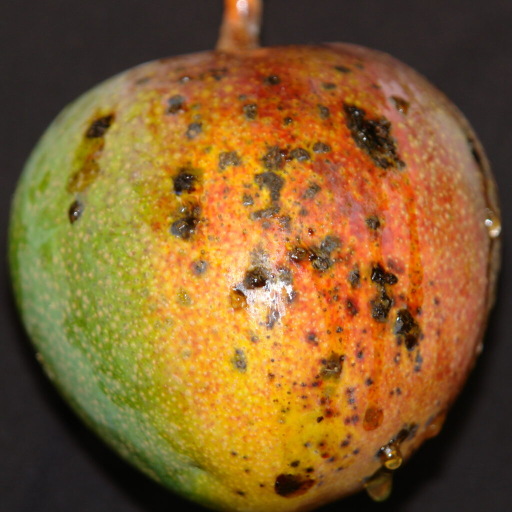
#> input picture ml/data/mango/external_test/04bacterial-black-spot-mango-1024x1024.jpg, 1024 x 1024 px (shown at 1/2 size); its folder holds only this picture in this run
$ python -i test_enhanced_detector.py   (imports and definitions only)
#> lines starting #> are read from the running program, lines starting #| are printed output that depends on the picture; after the words box and inside, x2 and y2 are one past the last pixel; in counts of white or black regions, pixels touching at a corner belong together
import sys, os
sys.path.insert(0, os.path.abspath('.'))
import numpy as np
from PIL import Image, ImageDraw
import scipy.ndimage as ndi
from scipy.spatial import ConvexHull

def detect_mangoes_enhanced(img, min_area=400):
#> called with min_area = 400
    orig_w, orig_h = img.size

    # Scale proxy for segmentation
    max_dim = 640
    scale = min(1.0, max_dim / max(orig_w, orig_h))
    sw = max(50, int(orig_w * scale))
    sh = max(50, int(orig_h * scale))
    img_small = img.resize((sw, sh), Image.Resampling.BILINEAR)
    rgb_np = np.array(img_small, dtype=np.float32)
#> rgb_np: shape (300, 400, 3) float32; every value is 240

    r, g, b = rgb_np[..., 0], rgb_np[..., 1], rgb_np[..., 2]
#> r: shape (300, 400) float32; every value is 240
    l_est = 0.299 * r + 0.587 * g + 0.114 * b
#> l_est: shape (300, 400) float32; every value is 240
    a_est = (r - g) * 0.7 + 128.0
#> a_est: shape (300, 400) float32; every value is 128
    b_est = (r + g - 2.0 * b) * 0.4 + 128.0
    chroma = np.hypot(a_est - 128.0, b_est - 128.0)
#> chroma: shape (300, 400) float32; every value is 0

    # Peel mask
    is_yellow = (r > b * 1.10) & (g > b * 0.92) & (b_est > 128.0) & (l_est > 35.0) & (l_est < 248.0)
#> is_yellow: shape (300, 400) bool; every value is 0
    is_green = (g > r * 0.90) & (g > b * 1.02) & (chroma > 8.0) & (l_est > 30.0) & (l_est < 245.0)
    is_breaking = (r > b * 1.04) & (g > b * 0.96) & (chroma > 10.0) & (l_est > 35.0) & (l_est < 248.0)
    peel_raw = is_yellow | is_green | is_breaking

    # Dynamic closing kernel relative to scale
    k_close = max(3, int(round(5 * scale))) | 1
    peel_clean = ndi.binary_closing(peel_raw, structure=np.ones((k_close, k_close), dtype=bool))
    peel_clean = ndi.binary_fill_holes(peel_clean)

    # Filter tiny noise
    lbl_raw, n_raw = ndi.label(peel_clean)
#> n_raw = 0
    if n_raw > 1:
        raw_sizes = ndi.sum(peel_clean, lbl_raw, range(1, n_raw + 1))
        dom_raw = float(np.max(raw_sizes))
        min_keep = max(150.0, dom_raw * 0.04)
        filtered_peel = np.zeros_like(peel_clean)
        for idx_r, s in enumerate(raw_sizes, 1):
            if s >= min_keep:
                filtered_peel[lbl_raw == idx_r] = True
        peel_clean = filtered_peel

    if np.sum(peel_clean) < 200:
        return []

    # Stage 1: Detect bunches
    lbl_bunches, n_bunches = ndi.label(peel_clean)

    # Edge gradients
    gx = ndi.sobel(l_est, axis=1)
    gy = ndi.sobel(l_est, axis=0)
    grad = np.hypot(gx, gy)

    all_instance_masks = []
    global_instance_id = 0

    for b_idx in range(1, n_bunches + 1):
        bunch_mask = (lbl_bunches == b_idx)
        bunch_size = float(np.sum(bunch_mask))
        if bunch_size < 250:
            continue

        # Distance transform
        dist = ndi.distance_transform_edt(bunch_mask)
        max_d = float(np.max(dist))
        if max_d < 5.0:
            continue

        # Estimate typical single fruit radius within this bunch
        # Typical fruit radius in downscaled image:
        r_est = max(12.0, min(max_d, 55.0))

        # Depth / shadow valleys & gradient creases:
        local_mean_L = ndi.uniform_filter(l_est, size=max(5, int(r_est * 0.4)))
        shadow_valleys = (l_est < (local_mean_L - 8.0)) & bunch_mask

        peel_grads = grad[bunch_mask]
        p80 = np.percentile(peel_grads, 80) if len(peel_grads) > 0 else 25.0
        edge_creases = (grad > max(20.0, float(p80))) & bunch_mask

        # Boundary penalty for distance transform
        penalized_dist = dist.copy()
        penalized_dist[shadow_valleys | edge_creases] *= 0.5

        # Peak detection with adaptive footprint
        footprint_rad = max(8, int(r_est * 0.32)) | 1
        local_max = (penalized_dist == ndi.maximum_filter(penalized_dist, footprint=np.ones((footprint_rad, footprint_rad), dtype=bool)))
        local_max = local_max & (penalized_dist > max(6.0, max_d * 0.20)) & bunch_mask

        lbl_p, n_p = ndi.label(local_max)
        peaks = []
        for p in range(1, n_p + 1):
            ys, xs = np.where(lbl_p == p)
            v = float(np.mean(dist[ys, xs]))
            peaks.append((float(np.mean(xs)), float(np.mean(ys)), v, p))

        peaks.sort(key=lambda x: x[2], reverse=True)

        # Adaptive minimum peak distance
        min_peak_dist = max(18.0, r_est * 0.45)
        kept_markers = np.zeros(bunch_mask.shape, dtype=np.int32)
        kept_centers = []
        kept_count = 0
        for cx, cy, val, p in peaks:
            too_close = False
            for kx, ky in kept_centers:
                if np.hypot(cx - kx, cy - ky) < min_peak_dist:
                    too_close = True
                    break
            if not too_close:
                kept_count += 1
                kept_centers.append((cx, cy))
                kept_markers[lbl_p == p] = kept_count

        if kept_count <= 1:
            # Single mango bunch
            global_instance_id += 1
            all_instance_masks.append(bunch_mask)
        else:
            # Multi-mango bunch -> Marker-controlled Voronoi/Watershed
            _, indices = ndi.distance_transform_edt(kept_markers == 0, return_indices=True)
            segmented_bunch = kept_markers[indices[0], indices[1]]
            segmented_bunch[~bunch_mask] = 0

            # Candidate validation & fragment merging
            labels = [l for l in np.unique(segmented_bunch) if l > 0]
            changed = True
            while changed and len(labels) > 1:
                changed = False
                pairs = []
                for i in range(len(labels)):
                    for j in range(i + 1, len(labels)):
                        l1, l2 = labels[i], labels[j]
                        m1 = (segmented_bunch == l1)
                        m2 = (segmented_bunch == l2)
                        m1_dil = ndi.binary_dilation(m1, structure=np.ones((3, 3), dtype=bool))
                        if np.sum(m1_dil & m2) > 0:
                            pairs.append((l1, l2))

                for l1, l2 in pairs:
                    m1 = (segmented_bunch == l1)
                    m2 = (segmented_bunch == l2)
                    a1 = float(np.sum(m1))
                    a2 = float(np.sum(m2))
                    if a1 == 0 or a2 == 0:
                        continue

                    # Merge tiny fragments (< 10% of pair)
                    if (min(a1, a2) / max(a1, a2)) < 0.10:
                        segmented_bunch[segmented_bunch == l2] = l1
                        labels = [l for l in np.unique(segmented_bunch) if l > 0]
                        changed = True
                        break

                    # Check interface boundary evidence: if no shadow valley and low gradient, merge
                    seam = ndi.binary_dilation(m1, structure=np.ones((3, 3), bool)) & ndi.binary_dilation(m2, structure=np.ones((3, 3), bool)) & bunch_mask
                    if np.sum(seam) > 0:
                        seam_grad_mean = float(np.mean(grad[seam]))
                        seam_valley_ratio = float(np.mean(shadow_valleys[seam]))
                        mean_L1 = float(np.mean(l_est[m1]))
                        mean_L2 = float(np.mean(l_est[m2]))
                        diff_L = abs(mean_L1 - mean_L2)
                        # If seam has almost no edge and no valley and identical color
                        if seam_grad_mean < 12.0 and seam_valley_ratio < 0.05 and diff_L < 6.0:
                            segmented_bunch[segmented_bunch == l2] = l1
                            labels = [l for l in np.unique(segmented_bunch) if l > 0]
                            changed = True
                            break

            for l in np.unique(segmented_bunch):
                if l > 0:
                    cand_m = (segmented_bunch == l)
                    if np.sum(cand_m) >= 200:
                        all_instance_masks.append(cand_m)

    return all_instance_masks

# Test on 600x450 and 1200x900
# [16 lines not run here, left out]

# Also test single isolated mango to make sure NO over-segmentation!
img_single = Image.new("RGB", (400, 300), (240, 240, 240))
draw_s = ImageDraw.Draw(img_single)
# [1 line not run here, left out]
res_s = detect_mangoes_enhanced(img_single)
#> res_s = []
# [1 line not run here, left out]

>>> from PIL import Image
>>> picture = Image.open('../ml/data/mango/external_test/04bacterial-black-spot-mango-1024x1024.jpg')
#> picture is the input picture: PIL image 1024x1024 RGB; mean R, G, B 132, 95, 44.2
>>> result = detect_mangoes_enhanced(picture)
#> call 2 of detect_mangoes_enhanced, with min_area = 400
#> in detect_mangoes_enhanced (call 2), `lbl_raw, n_raw = ndi.label(peel_clean)`:
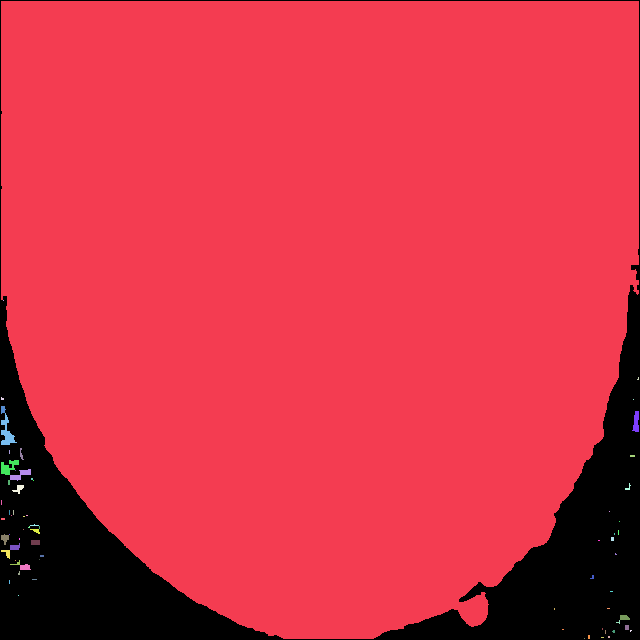
#> lbl_raw: shape (640, 640) int32; 70 distinct labels, from 0 to 69; one colour per label, 0 black
#> in detect_mangoes_enhanced (call 2), `lbl_raw, n_raw = ndi.label(peel_clean)`: n_raw = 69
#> in detect_mangoes_enhanced (call 2), `raw_sizes = ndi.sum(peel_clean, lbl_raw, range(1, n_raw + 1))`: raw_sizes = 69 values, max 353018 at index 0, min 1 at index 1, mean 5134.4
#> in detect_mangoes_enhanced (call 2), `dom_raw = float(np.max(raw_sizes))`: dom_raw = 353018
#> in detect_mangoes_enhanced (call 2), `min_keep = max(150.0, dom_raw * 0.04)`: min_keep = 14120.7
#> the loop in detect_mangoes_enhanced (call 2), `for idx_r, s in enumerate(raw_sizes, 1):` made 69 passes
#> s on passes 1 to 8: 353018, 1, 4, 7, 1, 30, 102, 214
#> after the loop in detect_mangoes_enhanced (call 2), `for idx_r, s in enumerate(raw_sizes, 1):`:
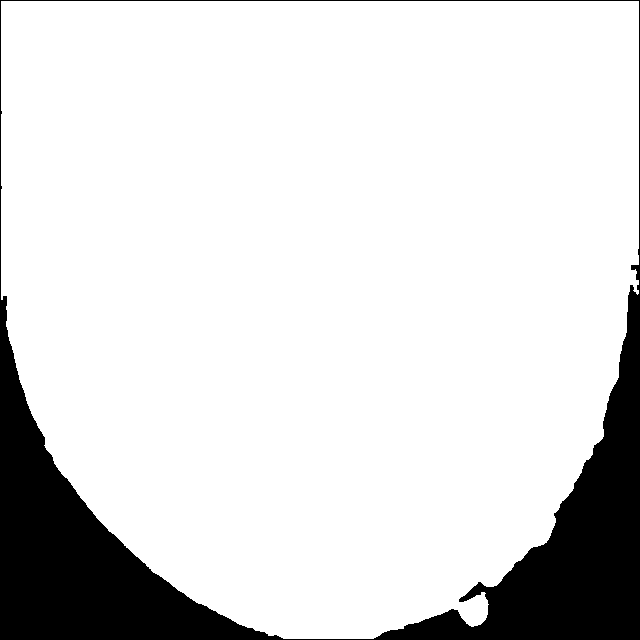
#> filtered_peel: shape (640, 640) bool; 86.2% white; 1 black region, box (x1, y1, x2, y2) and area: (0, 0, 640, 640) 56582
#> in detect_mangoes_enhanced (call 2), `lbl_bunches, n_bunches = ndi.label(peel_clean)`: n_bunches = 1
#> the loop in detect_mangoes_enhanced (call 2), `for b_idx in range(1, n_bunches + 1):` made 1 pass
#> (bunch_size, max_d, r_est, p80, footprint_rad, n_p, min_peak_dist) on pass 1: (353018, 304.1, 55, 59.37, 17, 11, 24.75)
#> pass 1, in detect_mangoes_enhanced (call 2), `dist = ndi.distance_transform_edt(bunch_mask)`:
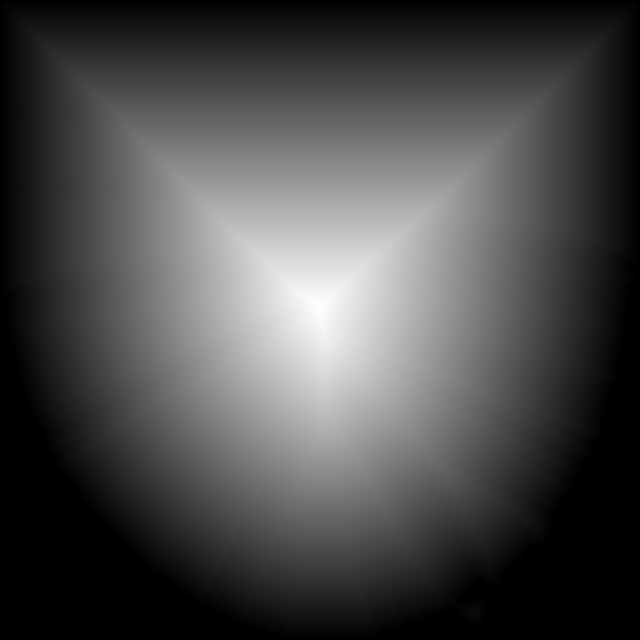
#> dist: shape (640, 640) float64; min 0, max 304.1, mean 89.1; drawn with min black and max white
#> pass 1, in detect_mangoes_enhanced (call 2), `shadow_valleys = (l_est < (local_mean_L - 8.0)) & bunch_mask`:
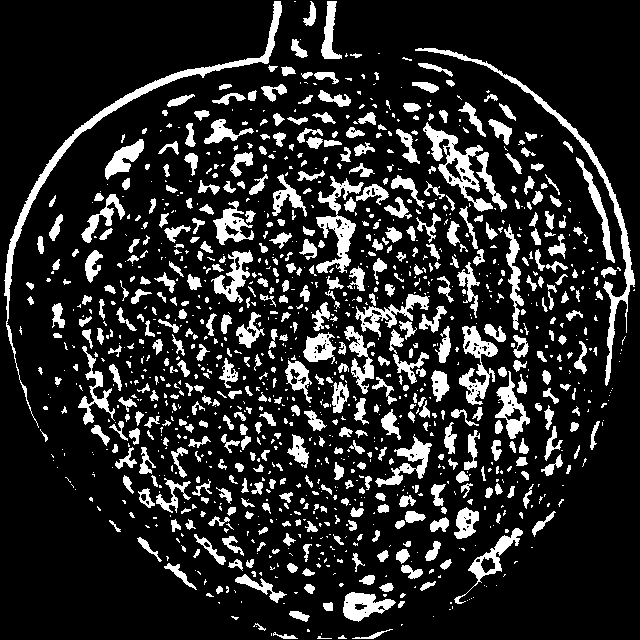
#> shadow_valleys: shape (640, 640) bool; 16.5% white; 1201 white regions (674 under 20 px), largest, box (x1, y1, x2, y2) and area: (4, 1, 282, 428) 3239, (415, 48, 635, 386) 2499, (423, 122, 493, 212) 1626
#> pass 1, in detect_mangoes_enhanced (call 2), `edge_creases = (grad > max(20.0, float(p80))) & bunch_mask`:
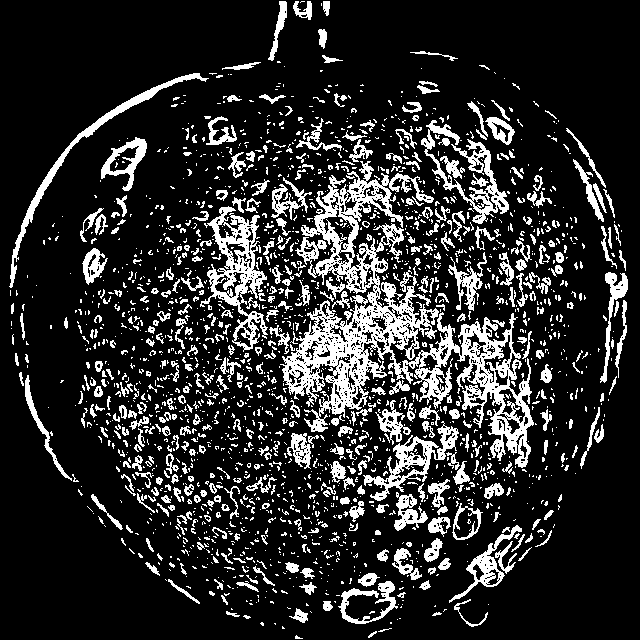
#> edge_creases: shape (640, 640) bool; 17.2% white; 2094 white regions (1636 under 20 px), largest, box (x1, y1, x2, y2) and area: (280, 161, 534, 468) 19570, (200, 206, 268, 352) 3195, (421, 120, 509, 224) 2005
#> after the loop in detect_mangoes_enhanced (call 2), `for b_idx in range(1, n_bunches + 1):`:
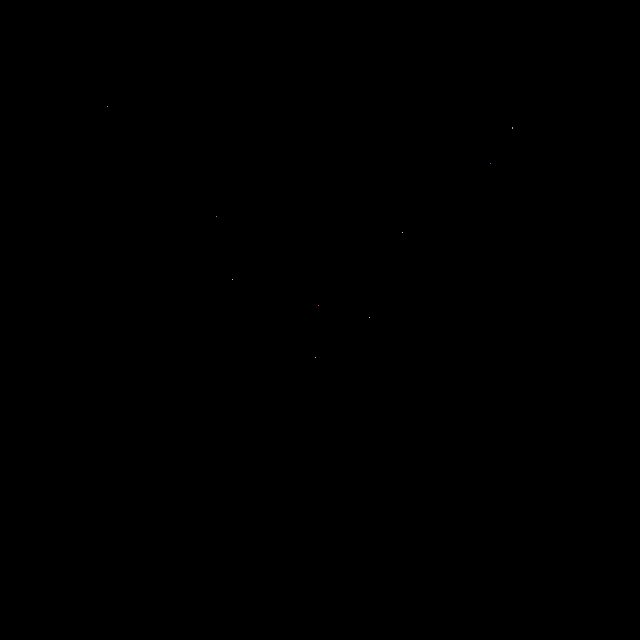
#> kept_markers: shape (640, 640) int32; 10 distinct labels, from 0 to 9; one colour per label, 0 black
#> after the loop in detect_mangoes_enhanced (call 2), `for b_idx in range(1, n_bunches + 1):`:
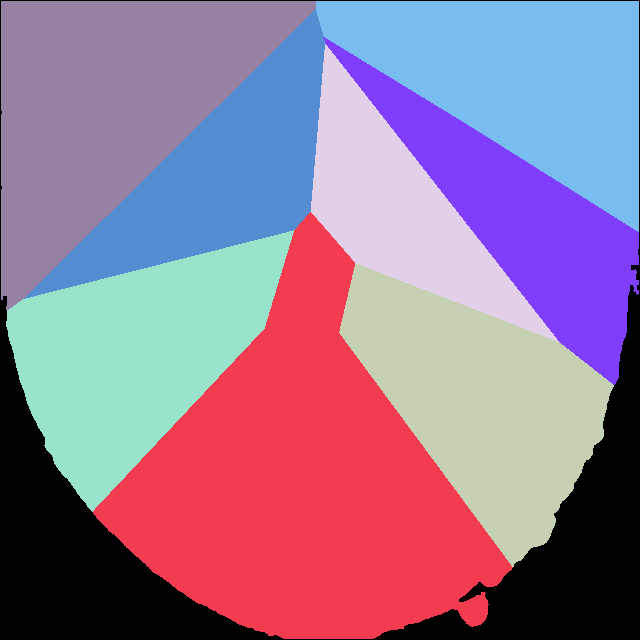
#> segmented_bunch: shape (640, 640) int32; 9 distinct labels, from 0 to 9; one colour per label, 0 black
#> after the loop in detect_mangoes_enhanced (call 2), `for b_idx in range(1, n_bunches + 1):`: all_instance_masks = 8 items; global_instance_id = 0
#> result = 8 items

$ run again, on ml/data/mango/external_test/20220423_182120.jpg
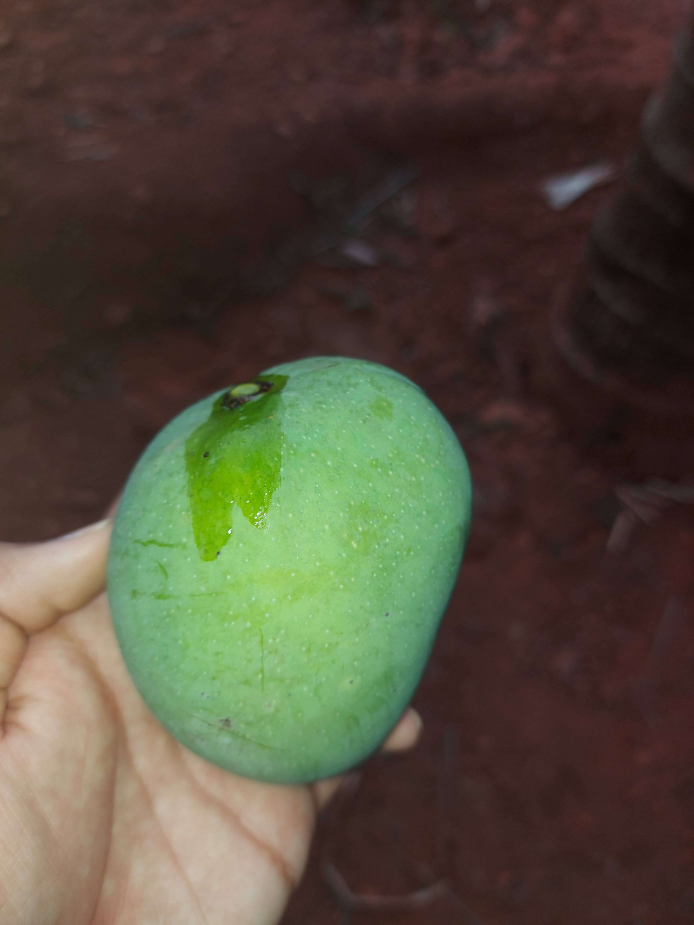
#> input picture ml/data/mango/external_test/20220423_182120.jpg, 3468 x 4624 px (shown at 1/5 size)
#> img_single: PIL image 400x300 RGB; every value is 240
#> rgb_np: shape (300, 400, 3) float32; every value is 240
#> r: shape (300, 400) float32; every value is 240
#> l_est: shape (300, 400) float32; every value is 240
#> a_est: shape (300, 400) float32; every value is 128
#> chroma: shape (300, 400) float32; every value is 0
#> is_yellow: shape (300, 400) bool; every value is 0
#> n_raw = 0
#> res_s = []
#> picture is the input picture: PIL image 3468x4624 RGB; mean R, G, B 82.2, 75.9, 59.8
#> rgb_np: shape (640, 480, 3) float32
#> r: shape (640, 480) float32
#> l_est: shape (640, 480) float32
#> a_est: shape (640, 480) float32
#> chroma: shape (640, 480) float32
#> is_yellow: shape (640, 480) bool; 74.9% white; 330 black regions (286 under 20 px), largest, box (x1, y1, x2, y2) and area: (66, 68, 480, 378) 36360, (75, 246, 328, 543) 34441, (315, 216, 363, 269) 777
#> is_green: shape (640, 480) bool; 20.9% white; 38 white regions (24 under 20 px), largest, box (x1, y1, x2, y2) and area: (7, 245, 327, 546) 59195, (90, 549, 196, 640) 4114, (6, 589, 25, 638) 383
#> is_breaking: shape (640, 480) bool; 70.7% white; 515 black regions (442 under 20 px), largest, box (x1, y1, x2, y2) and area: (66, 24, 480, 378) 49156, (75, 245, 362, 543) 27991, (299, 142, 390, 212) 1871
#> peel_raw: shape (640, 480) bool; 86.2% white; 321 black regions (284 under 20 px), largest, box (x1, y1, x2, y2) and area: (66, 68, 480, 378) 36360, (315, 216, 363, 269) 777, (436, 345, 480, 377) 680
#> in detect_mangoes_enhanced (call 2), `lbl_raw, n_raw = ndi.label(peel_clean)`:
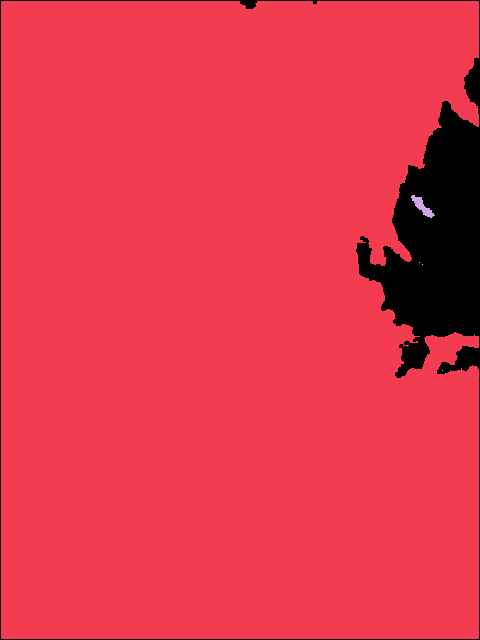
#> lbl_raw: shape (640, 480) int32; 6 distinct labels, from 0 to 5; one colour per label, 0 black
#> n_raw = 5
#> raw_sizes = [285485, 203, 1, 1, 1]
#> dom_raw = 285485
#> min_keep = 11419.4
#> the loop in detect_mangoes_enhanced (call 2), `for idx_r, s in enumerate(raw_sizes, 1):` made 5 passes
#> s on passes 1 to 5: 285485, 203, 1, 1, 1
#> lbl_bunches: shape (640, 480) int32; values 0 (black) and 1 (white), 92.9% white; 1 black region, box (x1, y1, x2, y2) and area: (0, 0, 480, 640) 21715
#> n_bunches = 1
#> the loop in detect_mangoes_enhanced (call 2), `for b_idx in range(1, n_bunches + 1):` made 1 pass
#> (bunch_size, max_d, r_est, p80, footprint_rad, n_p, min_peak_dist) on pass 1: (285485, 202, 55, 17.37, 17, 20, 24.75)
#> after the loop in detect_mangoes_enhanced (call 2), `for b_idx in range(1, n_bunches + 1):`:
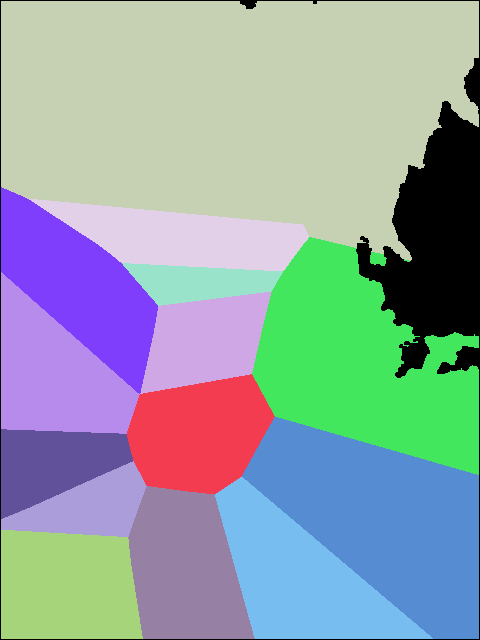
#> segmented_bunch: shape (640, 480) int32; 15 distinct labels, from 0 to 14; one colour per label, 0 black
#> after the loop in detect_mangoes_enhanced (call 2), `for b_idx in range(1, n_bunches + 1):`: all_instance_masks = 14 items; global_instance_id = 0
#> result = 14 items
